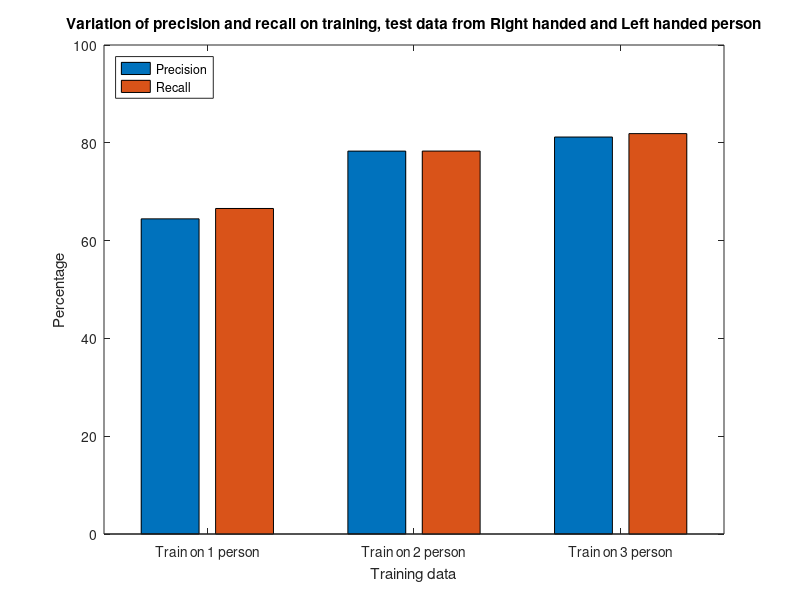

Recreate this plot in MATLAB.
x = [1,2,3];
name = {'Train on 1 person','Train on 2 person','Train on 3 person'};
y = [0.6445 0.6657;0.7830 0.7831;0.8118 0.8188];
y = y.*100;

bar(x,y);
title('Variation of precision and recall on training, test data from Right handed and Left handed person')
set(gca,'xticklabel',name)
xlabel('Training data')
ylabel('Percentage')
legend('Precision','Recall','Location','northwest')
